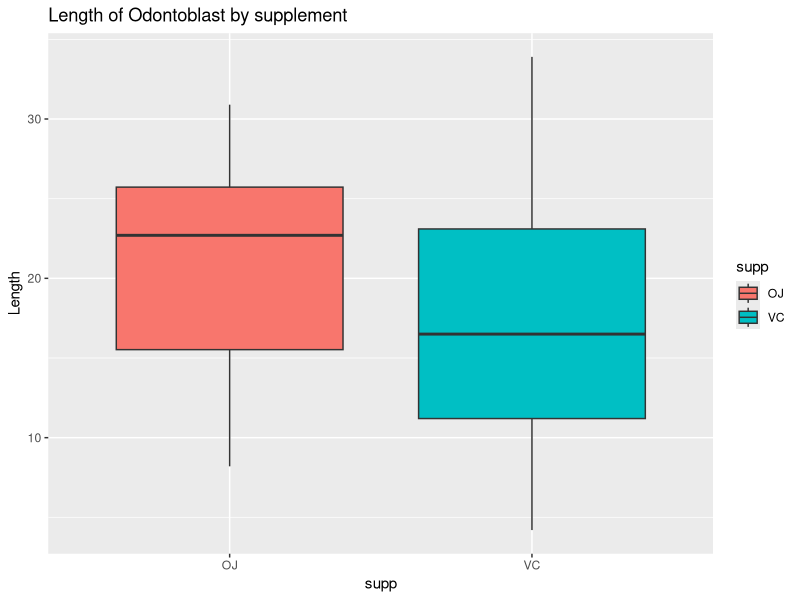
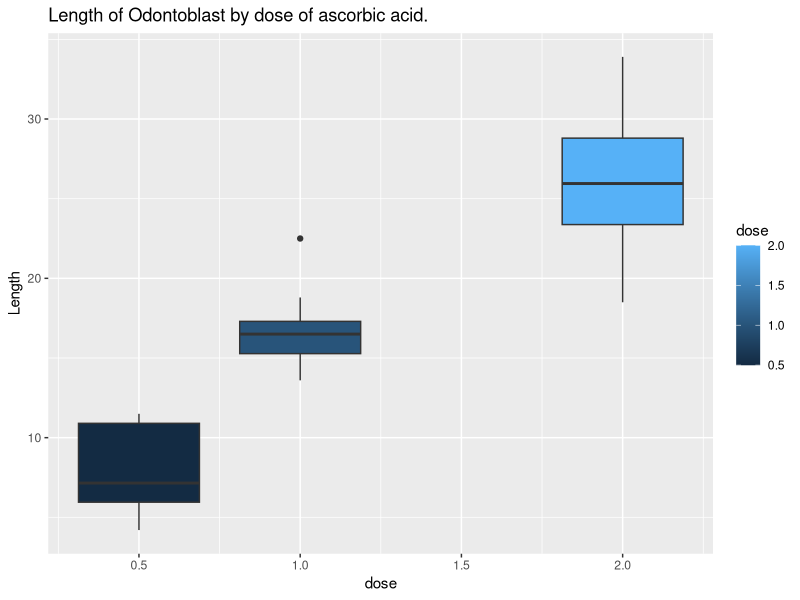
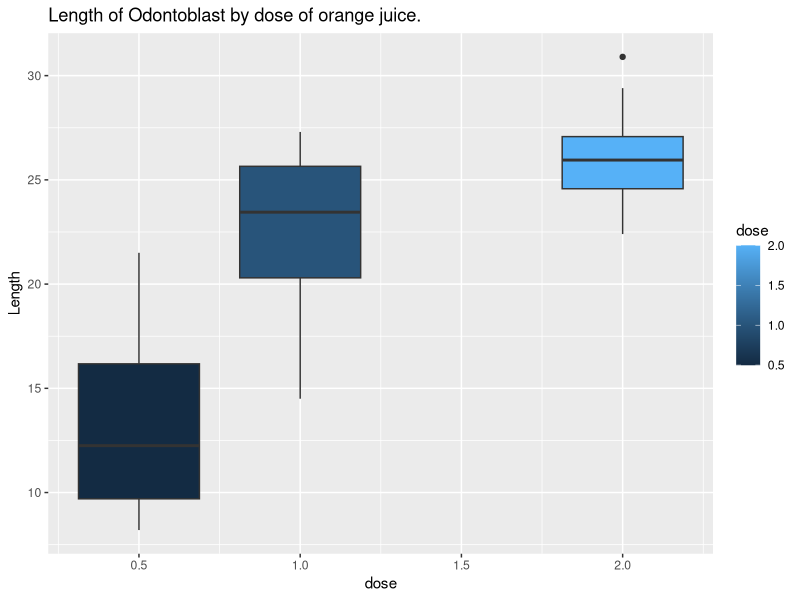

Write the R code that produced these figures, in order.
## ---- chunk 1
knitr::opts_chunk$set(echo = TRUE)
## ---- chunk 2
library(ggplot2)
library(dplyr)
## ---- chunk 3
library(datasets)
data("ToothGrowth")
str(ToothGrowth)
## ---- chunk 4
vc <- subset(ToothGrowth, supp=="VC")
oj <- subset(ToothGrowth, supp=="OJ")
mnvc <- mean(vc$len); varvc <- var(vc$len)
mnoj <- mean(oj$len); varoj <- var(oj$len)
mnvc; varvc;
mnoj; varoj

## ---- chunk 5

ggplot(ToothGrowth, aes(x=supp, y=len, fill= supp))+
            geom_boxplot()+
            ggtitle("Length of Odontoblast by supplement")+
            ylab("Length")
            
ggplot(vc, aes(x=dose, y=len, fill=dose, group = dose))+
            geom_boxplot()+
            ggtitle("Length of Odontoblast by dose of ascorbic acid.")+
            ylab("Length")

ggplot(oj, aes(x=dose, y=len, fill=dose, group = dose))+
            geom_boxplot()+
            ggtitle("Length of Odontoblast by dose of orange juice.")+
            ylab("Length")

